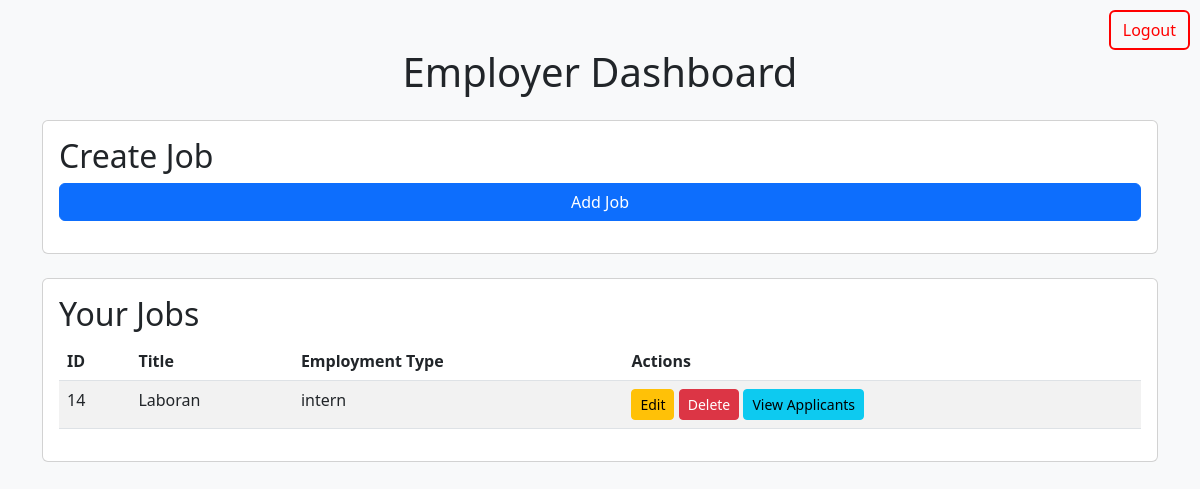
Screenshot of /pages/employer/dashboard.php (signed in) with the database file from the repository.
### tables this page shows
CREATE TABLE `tb_jobs` (
  `id` int(11) NOT NULL,
  `title` varchar(255) NOT NULL,
  `description` text NOT NULL,
  `requirements` text NOT NULL,
  `employment_type` enum('intern','full-time') NOT NULL,
  `salary_range` varchar(100) DEFAULT NULL,
  `company_name` varchar(255) NOT NULL,
  `location` varchar(255) DEFAULT NULL,
  `created_at` timestamp NOT NULL DEFAULT current_timestamp(),
  `updated_at` timestamp NOT NULL DEFAULT current_timestamp() ON UPDATE current_timestamp(),
  `created_by` int(11) NOT NULL,
  `expired_at` timestamp NULL DEFAULT NULL,
  `status` enum('active','expired','deleted') DEFAULT 'active'
);

### pages/employer/dashboard.php (the view, shortened to what this page needs)
<?php
include '../../components/logout_button.php';
require '../../db.php';
$created_by = $_SESSION['user_id'];
$stmt = $conn->prepare("SELECT * FROM tb_jobs WHERE created_by = ?");
$stmt->bind_param("i", $created_by);
$stmt->execute();
$result = $stmt->get_result();
?>
<!DOCTYPE html>
<html lang="en">
<head>
    <link href="https://cdn.jsdelivr.net/npm/bootstrap@5.3.0/dist/css/bootstrap.min.css" rel="stylesheet">
</head>
<body class="bg-light">
    <div class="container mt-5">
        <h1 class="text-center mb-4">Employer Dashboard</h1>
        <div class="card mb-4">
            <div class="card-body">
                <h2 class="card-title">Create Job</h2>
                <form action="add.php" method="POST">
                    <button type="submit" class="btn btn-primary w-100">Add Job</button>
                </form>
            </div>
        </div>
        <div class="card mb-4">
            <div class="card-body">
                <h2 class="card-title">Your Jobs</h2>
                <?php if ($result->num_rows > 0): ?>
                    <table class="table table-striped">
                        <thead>
                            <tr>
                                <th>ID</th>
                                <th>Title</th>
                                <th>Employment Type</th>
                                <th>Actions</th>
                            </tr>
                        </thead>
                        <tbody>
                            <?php while ($job = $result->fetch_assoc()): ?>
                                <tr>
                                    <td><?= $job['id'] ?></td>
                                    <td><?= htmlspecialchars($job['title']) ?></td>
                                    <td><?= $job['employment_type'] ?></td>
                                    <td>
                                        <a href="edit_job.php?id=<?= $job['id'] ?>" class="btn btn-warning btn-sm">Edit</a>
                                        <a href="delete_job.php?id=<?= $job['id'] ?>" class="btn btn-danger btn-sm" onclick="return confirm('Are you sure?')">Delete</a>
                                        <a href="view_applicants.php?job_id=<?= $job['id'] ?>" class="btn btn-info btn-sm">View Applicants</a>
                                    </td>
                                </tr>
                            <?php endwhile; ?>
                        </tbody>
                    </table>
                <?php else: ?>
                    <p>No jobs created yet.</p>
                <?php endif; ?>
            </div>
        </div>
    </div>
</body>
</html>

### rows the page displays
tb_jobs: id "14", title "Laboran", employment_type "intern"
